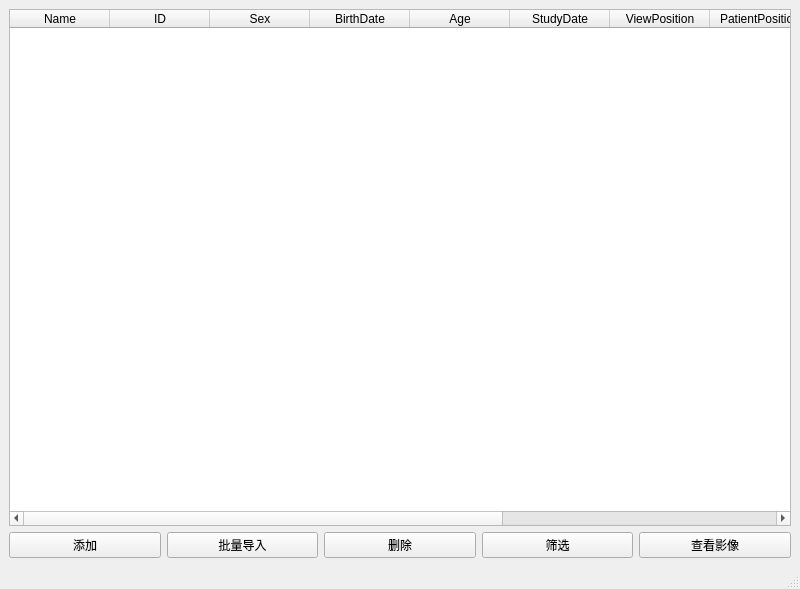
<?xml version="1.0" encoding="UTF-8"?>
<ui version="4.0">
 <class>MainWindow</class>
 <widget class="QMainWindow" name="MainWindow">
  <property name="geometry">
   <rect>
    <x>0</x>
    <y>0</y>
    <width>800</width>
    <height>589</height>
   </rect>
  </property>
  <property name="windowTitle">
   <string>MainWindow</string>
  </property>
  <widget class="QWidget" name="centralwidget">
   <layout class="QHBoxLayout" name="horizontalLayout_5">
    <item>
     <layout class="QGridLayout" name="gridLayout">
      <item row="0" column="0">
       <layout class="QHBoxLayout" name="horizontalLayout_2">
        <item>
         <widget class="QTableWidget" name="tableWidget">
          <column>
           <property name="text">
            <string>Name</string>
           </property>
          </column>
          <column>
           <property name="text">
            <string>ID</string>
           </property>
          </column>
          <column>
           <property name="text">
            <string>Sex</string>
           </property>
          </column>
          <column>
           <property name="text">
            <string>BirthDate</string>
           </property>
          </column>
          <column>
           <property name="text">
            <string>Age</string>
           </property>
          </column>
          <column>
           <property name="text">
            <string>StudyDate</string>
           </property>
          </column>
          <column>
           <property name="text">
            <string>ViewPosition</string>
           </property>
          </column>
          <column>
           <property name="text">
            <string>PatientPosition</string>
           </property>
          </column>
          <column>
           <property name="text">
            <string>BodyPartExamined</string>
           </property>
          </column>
          <column>
           <property name="text">
            <string>Diagnosis</string>
           </property>
          </column>
          <column>
           <property name="text">
            <string>ImagePath</string>
           </property>
          </column>
         </widget>
        </item>
       </layout>
      </item>
      <item row="1" column="0">
       <layout class="QHBoxLayout" name="horizontalLayout_3">
        <item>
         <widget class="QPushButton" name="pushButton_3">
          <property name="text">
           <string>添加</string>
          </property>
         </widget>
        </item>
        <item>
         <widget class="QPushButton" name="pushButton_4">
          <property name="text">
           <string>批量导入</string>
          </property>
         </widget>
        </item>
        <item>
         <widget class="QPushButton" name="pushButton_5">
          <property name="text">
           <string>删除</string>
          </property>
         </widget>
        </item>
        <item>
         <widget class="QPushButton" name="pushButton">
          <property name="text">
           <string>筛选</string>
          </property>
         </widget>
        </item>
        <item>
         <widget class="QPushButton" name="pushButton_2">
          <property name="text">
           <string>查看影像</string>
          </property>
         </widget>
        </item>
       </layout>
      </item>
     </layout>
    </item>
   </layout>
  </widget>
  <widget class="QStatusBar" name="statusbar"/>
 </widget>
 <resources/>
 <connections/>
</ui>
